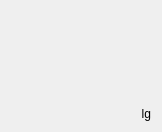
<?xml version="1.0" encoding="UTF-8"?>
<ui version="4.0">
 <class>HeloWindow</class>
 <widget class="QMainWindow" name="HeloWindow">
  <property name="geometry">
   <rect>
    <x>0</x>
    <y>0</y>
    <width>162</width>
    <height>132</height>
   </rect>
  </property>
  <property name="windowTitle">
   <string>info</string>
  </property>
  <widget class="QWidget" name="centralwidget">
   <widget class="QLabel" name="label">
    <property name="geometry">
     <rect>
      <x>10</x>
      <y>10</y>
      <width>141</width>
      <height>111</height>
     </rect>
    </property>
    <property name="styleSheet">
     <string notr="true">image: url(:/res/Resources/icon.png);</string>
    </property>
    <property name="text">
     <string>lg</string>
    </property>
    <property name="alignment">
     <set>Qt::AlignBottom|Qt::AlignRight|Qt::AlignTrailing</set>
    </property>
   </widget>
  </widget>
 </widget>
 <resources/>
 <connections/>
</ui>
